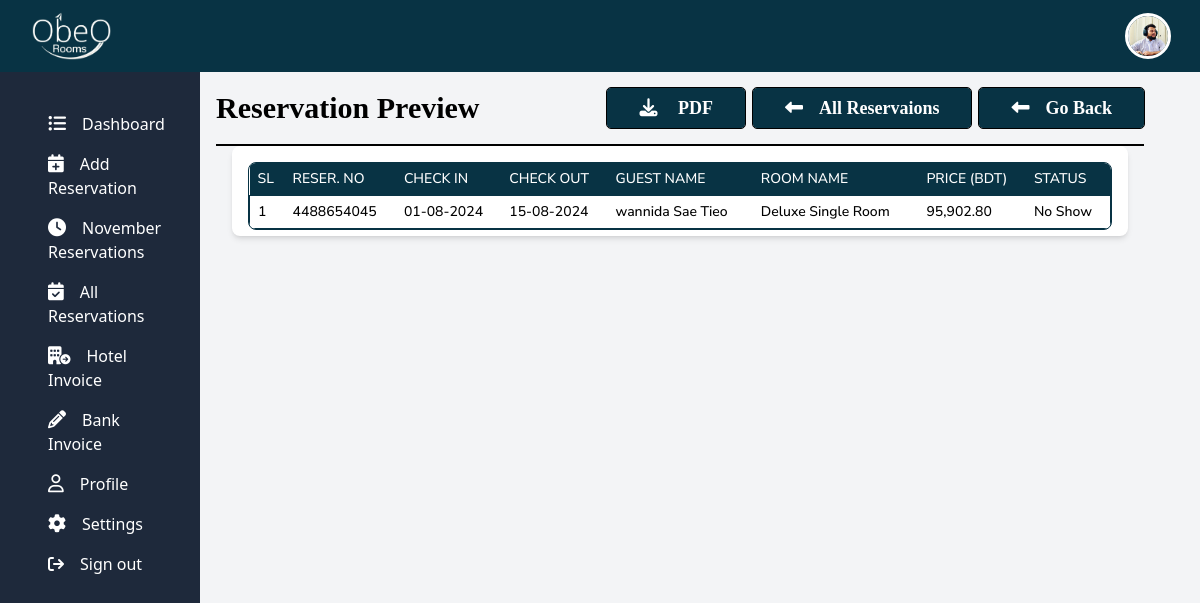
/dashboard/hotelInvoiceTemplate.php?id=62 (signed in), run on the app's committed database.
### tables this page shows
CREATE TABLE `reservation` (
  `id` int(11) NOT NULL,
  `type` varchar(255) NOT NULL,
  `submitted_by` varchar(255) NOT NULL,
  `reservation_number` varchar(100) NOT NULL,
  `status` varchar(255) DEFAULT NULL,
  `check_in` text NOT NULL,
  `check_out` text NOT NULL,
  `booking_date` text NOT NULL,
  `hotel` varchar(100) NOT NULL,
  `guest` varchar(100) NOT NULL,
  `room` varchar(200) DEFAULT NULL,
  `total_room` varchar(20) NOT NULL,
  `night` varchar(20) NOT NULL,
  `price` varchar(20) NOT NULL,
  `currency` varchar(20) NOT NULL,
  `rate` varchar(100) NOT NULL,
  `advance` varchar(100) NOT NULL,
  `advance_currency` varchar(20) NOT NULL,
  `source` varchar(100) NOT NULL,
  `payment_method` varchar(100) NOT NULL,
  `phone` varchar(100) NOT NULL,
  `comment` varchar(400) NOT NULL,
  `admin_comment` varchar(255) DEFAULT NULL,
  `created_at` timestamp NOT NULL DEFAULT current_timestamp(),
  `updated_at` timestamp NOT NULL DEFAULT current_timestamp() ON UPDATE current_timestamp(),
  `room_1` varchar(255) DEFAULT NULL,
  `total_1_room` varchar(255) DEFAULT NULL,
  `night_1` varchar(255) DEFAULT NULL,
  `room_1_price` varchar(255) DEFAULT NULL,
  `room_2` varchar(255) DEFAULT NULL,
  `total_2_room` varchar(255) DEFAULT NULL,
  `night_2` varchar(255) DEFAULT NULL,
  `room_2_price` varchar(255) DEFAULT NULL,
  `room_3` varchar(255) DEFAULT NULL,
  `total_3_room` varchar(255) DEFAULT NULL,
  `night_3` varchar(255) DEFAULT NULL,
  `room_3_price` varchar(255) DEFAULT NULL,
  `room_4` varchar(255) DEFAULT NULL,
  `total_4_room` varchar(255) DEFAULT NULL,
  `night_4` varchar(255) DEFAULT NULL,
  `room_4_price` varchar(255) DEFAULT NULL,
  `room_5` varchar(255) DEFAULT NULL,
  `total_5_room` varchar(255) DEFAULT NULL,
  `night_5` varchar(255) DEFAULT NULL,
  `room_5_price` varchar(255) DEFAULT NULL,
  `room_6` varchar(255) DEFAULT NULL,
  `total_6_room` varchar(255) DEFAULT NULL,
  `night_6` varchar(255) DEFAULT NULL,
  `room_6_price` varchar(255) DEFAULT NULL,
  `room_7` varchar(255) DEFAULT NULL,
  `total_7_room` varchar(255) DEFAULT NULL,
  `night_7` varchar(255) DEFAULT NULL,
  `room_7_price` varchar(255) DEFAULT NULL,
  `room_8` varchar(255) DEFAULT NULL,
  `total_8_room` varchar(255) DEFAULT NULL,
  `night_8` varchar(255) DEFAULT NULL,
  `room_8_price` varchar(255) DEFAULT NULL,
  `room_9` varchar(255) DEFAULT NULL,
  `total_9_room` varchar(255) DEFAULT NULL,
  `night_9` varchar(255) DEFAULT NULL,
  `room_9_price` varchar(255) DEFAULT NULL,
  `room_10` varchar(255) DEFAULT NULL,
  `total_10_room` varchar(255) DEFAULT NULL,
  `night_10` varchar(255) DEFAULT NULL,
  `room_10_price` varchar(255) DEFAULT NULL
);

### function/reservaton_authentication.php (called while the page is built, shortened)
<?php
	function reservation_copy_view($id) {
		$db_connect = db_connect();
		$sql_view = "SELECT * FROM reservation WHERE id = '$id'";
		$reservation_copy_results = mysqli_query($db_connect, $sql_view);
		if(mysqli_num_rows($reservation_copy_results) > 0) {
			return $reservation_copy_results;
		} else {
			die('No data found for the provided ID.');
		}
	}

### dashboard/hotelInvoiceTemplate.php (the view, shortened to what this page needs)
<?php
    include ('dashboard-header.php');
    include ('../function/reservaton_authentication.php');
    if (isset($_GET['id'])) {
        $id = $_GET['id'];
        $reservation_copy_data = reservation_copy_view($id);
    } else {
        die('Reservation ID not provided.');
    }
?>
   <div class="flex">
    <?php include('dashboard-sidebar.php');?>
        <div class="w-4/5 p-4">
            <div class="container mx-auto mt-12">
                <div class="flex justify-between items-center mb-4">
                    <h1 class="text-3xl font-bold  font-serif capitalize">Reservation Preview</h1>
                    <div class="flex justify-center items-center gap-x-2">
                        <button class="bg-cyan-950 hover:bg-slate-800 text-white transition duration-700 ease-in-out font-serif text-lg font-semibold px-8 py-1.5 rounded outline outline-1 outline-black" onclick="downloadPDF()">
                            <i class="fa-solid fa-download me-4"></i> PDF
                        </button>
                        <a href="all_reservation.php" class="bg-cyan-950 hover:bg-slate-800 text-white transition duration-700 ease-in-out font-serif text-lg font-semibold px-8 py-1.5 rounded outline outline-1 outline-black">
                            <i class="fa-solid fa-long-arrow-alt-left me-4"></i>All Reservaions
                        </a>
                        <a href="reservation.php" class="bg-cyan-950 hover:bg-slate-800 text-white transition duration-700 ease-in-out font-serif text-lg font-semibold px-8 py-1.5 rounded outline outline-1 outline-black">
                            <i class="fa-solid fa-long-arrow-alt-left me-4"></i>Go Back
                        </a>
                    </div>
                </div>
                <hr class="border border-black">
                <div class="container mx-auto font-nunito" id="booking_print">
                    <div class="max-w-4xl mx-auto bg-white px-4 pt-4 shadow-md rounded-lg">
                    <div class="-m-1.5 ">
                        <div class="p-1.5 w-full inline-block align-middle">
                            <div class="border border-cyan-950 rounded-lg overflow-hidden">
                                <table class="w-full ">
                                    <thead class="bg-cyan-950">
                                        <tr>
                                            <th scope="col" class="px-2 py-1.5 text-start text-sm font-medium text-white uppercase ">SL</th>
                                            <th scope="col" class="px-1 py-1.5 text-start text-sm font-medium text-white uppercase ">Reser. No</th>
                                            <th scope="col" class="px-1 py-1.5 text-start text-sm font-medium text-white uppercase ">check In</th>
                                            <th scope="col" class="px-1 py-1.5 text-start text-sm font-medium text-white uppercase ">check out</th>
                                            <th scope="col" class="px-1 py-1.5 text-start text-sm font-medium text-white uppercase ">Guest Name</th>
                                            <th scope="col" class="px-1 py-1.5 text-start text-sm font-medium text-white uppercase ">Room Name</th>
                                            <th scope="col" class="px-1 py-1.5 text-start text-sm font-medium text-white uppercase ">Price (BDT)</th>
                                            <th scope="col" class="px-1 py-1.5 text-start text-sm font-medium text-white uppercase ">Status</th>
                                        </tr>
                                    </thead>
                                    <tbody class="divide-y divide-cyan-950 ">
                                            <?php
                                                if(mysqli_num_rows($reservation_copy_data)>0){
                                                    $i=1;
                                                    while($row = mysqli_fetch_assoc($reservation_copy_data)){
                                                        $is_price_usd = (isset($row["price"]) && $row["currency"] == 'USD' ) ? $row["price"] :0.00;
                                                        $is_exchange_rate = (isset($row["price"]) && $row["currency"] == 'USD' ) ? $row["rate"] :0.00;
                                                        $total_price_bdt =  $is_price_usd *  $is_exchange_rate;
                                                        $is_price_bdt = (isset($row["price"]) && $row["currency"] == 'BDT' ) ? $row["price"] : $total_price_bdt;
                                            ?>
                                            <tr class="border border-cyan-950">
                                                <td class="px-2 py-1.5 whitespace-nowrap text-sm font-medium text-black"><?php echo $i++;?></td>
                                                <td class="px-1 py-1.5 whitespace-nowrap text-sm font-medium text-black"><?php echo $row['reservation_number'];?></td>
                                                <td class="px-1 py-1.5 whitespace-nowrap text-sm font-medium text-black"><?php echo $row['check_in'];?></td>
                                                <td class="px-1 py-1.5 whitespace-nowrap text-sm font-medium text-black"><?php echo $row['check_out'];?></td>
                                                <td class="px-1 py-1.5 whitespace-nowrap text-sm font-medium text-black"><?php echo $row['guest'];?></td>
                                                <td class="px-1 py-1.5 whitespace-nowrap text-sm font-medium text-black"><?php echo $row['room']??'Multiple Type Room';?></td>
                                                <td class="px-1 py-1.5 whitespace-nowrap text-sm font-medium text-black"><?php echo number_format( $is_price_bdt,2) ;?></td>
                                                <td class="px-1 py-1.5 whitespace-nowrap text-sm font-medium text-black"><?php echo $row['status'];?></td>
                                            </tr>
                                            <?php
                                                    }
                                                }
                                            ?>
                                    </tbody>
                                </table>
                            </div>
                        </div>
                    </div>
                </div>
            </div>
        </div>
    </div>
</body>
</html>

### data on the page
reservation: reservation_number "4488654045", check_in "01-08-2024", check_out "15-08-2024", guest "wannida Sae Tieo", room "Deluxe Single Room", is_price_bdt "95,902.80", status "No Show"

### other printed values
$item "Dashboard"
$item "Add Reservation"
$item "November Reservations"
$item "All Reservations"
$item "Hotel Invoice"
$item "Bank Invoice"
$item "Profile"
$item "Settings"
